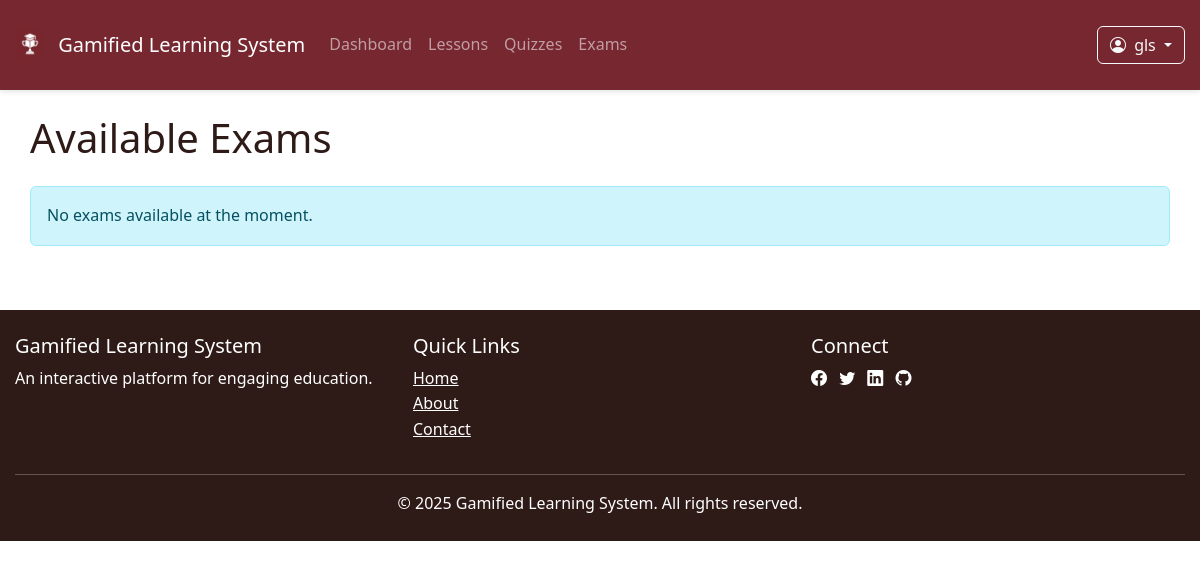
/exams/ (signed in), run on an earlier commit of the app's database.
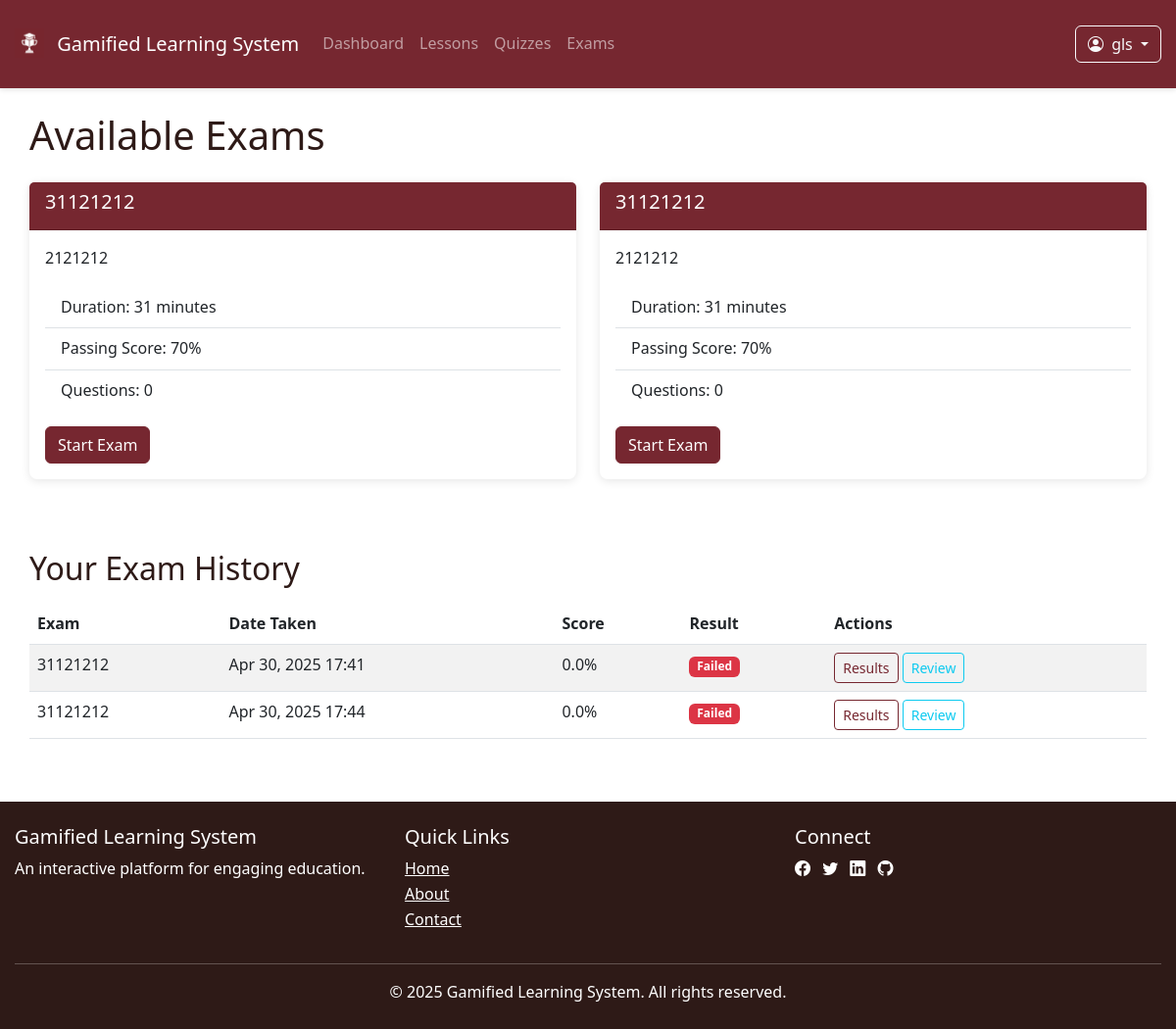
And on a later commit of the database.
### accounts/models.py (models this page shows, shortened)
class User(AbstractUser):
    student_id = models.CharField(max_length=20, unique=True)
    middle_name = models.CharField(max_length=50, blank=True)
    profile_pic = models.ImageField(upload_to=profile_pic_path, blank=True, null=True)
    points = models.IntegerField(default=0)
    level = models.IntegerField(default=1)
    date_joined = models.DateTimeField(auto_now_add=True)
    last_updated = models.DateTimeField(auto_now=True)

### exams/models.py (models this page shows, shortened)
class Exam(models.Model):
    title = models.CharField(max_length=200)
    description = models.TextField()
    duration = models.PositiveIntegerField(help_text="Duration in minutes")
    passing_score = models.PositiveIntegerField(default=70)
    is_active = models.BooleanField(default=True)
    created_at = models.DateTimeField(auto_now_add=True)
    updated_at = models.DateTimeField(auto_now=True)
    shuffle_questions = models.BooleanField(default=False)
    show_results = models.BooleanField(default=True)

class ExamAttempt(models.Model):
    user = models.ForeignKey(get_user_model(), on_delete=models.CASCADE)
    exam = models.ForeignKey(Exam, on_delete=models.CASCADE)
    start_time = models.DateTimeField(auto_now_add=True)
    end_time = models.DateTimeField(null=True, blank=True)
    score = models.FloatField(null=True, blank=True)
    passed = models.BooleanField(default=False)
    completed = models.BooleanField(default=False)

### exams/views.py (the view)
# urls.py: path('', views.exam_list, name='exam_list'),
@login_required
def exam_list(request):
    exams = Exam.objects.filter(is_active=True)
    attempts = ExamAttempt.objects.filter(user=request.user, completed=True).select_related('exam')
    return render(request, 'exams/list.html', {
        'exams': exams,
        'attempts': attempts
    })

### exams/templates/exams/list.html (shortened to what this page needs)
{% extends 'base.html' %}
{% block content %}
<div class="container">
    <h1 class="mb-4">Available Exams</h1>
    {% if not exams.exists %}
        <div class="alert alert-info">No exams available at the moment.</div>
    {% else %}
        <div class="row">
            {% for exam in exams %}
            <div class="col-md-6 mb-4">
                <div class="card exam-card">
                    <div class="card-header bg-primary text-white">
                        <h5>{{ exam.title }}</h5>
                    </div>
                    <div class="card-body">
                        <p>{{ exam.description }}</p>
                        <ul class="list-group list-group-flush mb-3">
                            <li class="list-group-item">Duration: {{ exam.duration }} minutes</li>
                            <li class="list-group-item">Passing Score: {{ exam.passing_score }}%</li>
                            <li class="list-group-item">Questions: {{ exam.exam_questions.count }}</li>
                        </ul>
                        <a href="{% url 'exams:take_exam' exam.id %}" class="btn btn-primary">Start Exam</a>
                    </div>
                </div>
            </div>
            {% endfor %}
        </div>
    {% endif %}
    {% if attempts.exists %}
        <h2 class="mt-5 mb-3">Your Exam History</h2>
        <div class="table-responsive">
            <table class="table table-striped">
                <thead>
                    <tr>
                        <th>Exam</th>
                        <th>Date Taken</th>
                        <th>Score</th>
                        <th>Result</th>
                        <th>Actions</th>
                    </tr>
                </thead>
                <tbody>
                    {% for attempt in attempts %}
                    <tr>
                        <td>{{ attempt.exam.title }}</td>
                        <td>{{ attempt.start_time|date:"M d, Y H:i" }}</td>
                        <td>{{ attempt.score|floatformat:1 }}%</td>
                        <td>
                            {% if attempt.passed %}
                                <span class="badge bg-success">Passed</span>
                            {% else %}
                                <span class="badge bg-danger">Failed</span>
                            {% endif %}
                        </td>
                        <td>
                            <a href="{% url 'exams:exam_results' attempt.id %}" class="btn btn-sm btn-outline-primary">Results</a>
                            {% if attempt.exam.show_results %}
                                <a href="{% url 'exams:review_exam' attempt.id %}" class="btn btn-sm btn-outline-info">Review</a>
                            {% endif %}
                        </td>
                    </tr>
                    {% endfor %}
                </tbody>
            </table>
        </div>
    {% endif %}
</div>
{% endblock %}

### templates/base.html (shortened to what this page needs)
{% load static %}
<!DOCTYPE html>
<html lang="en" data-bs-theme="light">
<head>
    <link href="https://cdn.jsdelivr.net/npm/bootstrap@5.3.0/dist/css/bootstrap.min.css" rel="stylesheet">
    <link rel="stylesheet" href="{% static 'css/base.css' %}">
    <link rel="stylesheet" href="{% static 'css/pwa.css' %}">
</head>
<body>
    {% include 'includes/navbar.html' %}
    <main class="container mt-4">
        {% block content %}{% endblock %}
    </main>
    {% include 'includes/footer.html' %}
    <link rel="stylesheet" href="https://cdn.jsdelivr.net/npm/bootstrap-icons@1.10.0/font/bootstrap-icons.css">
</body>
</html>

### templates/includes/navbar.html (shortened to what this page needs)
{% load static %}
<header>
    <nav class="navbar navbar-expand-lg navbar-dark bg-primary">
        <div class="container">
            <a class="navbar-brand" href="{% url 'index' %}">
                <img src="{% static 'images/logo.png' %}" alt="Logo" width="30" height="30" class="d-inline-block align-top me-2">
                Gamified Learning System
            </a>
            <div class="collapse navbar-collapse" id="navbarNav">
                <ul class="navbar-nav me-auto">
                    <li class="nav-item">
                        <a class="nav-link" href="{% url 'dashboard' %}">Dashboard</a>
                    </li>
                    <li class="nav-item">
                        <a class="nav-link" href="{% url 'lessons:lesson_list' %}">Lessons</a>
                    </li>
                    <li class="nav-item">
                        <a class="nav-link" href="{% url 'quizzes:quiz_list' %}">Quizzes</a>
                    </li>
                    <li class="nav-item">
                        <a class="nav-link" href="{% url 'exams:exam_list' %}">Exams</a>
                    </li>
                </ul>
                <div class="d-flex align-items-center">
                    {% if user.is_authenticated %}
                    <div class="dropdown">
                        <button class="btn btn-outline-light dropdown-toggle" type="button" id="userDropdown" data-bs-toggle="dropdown">
                            <i class="bi bi-person-circle me-1"></i>
                            {{ user.username }}
                        </button>
                    </div>
                    {% else %}
                    <a href="{% url 'accounts:login' %}" class="btn btn-outline-light me-2">Login</a>
                    <a href="{% url 'accounts:register' %}" class="btn btn-light">Register</a>
                    {% endif %}
                </div>
            </div>
        </div>
    </nav>
</header>

### templates/includes/footer.html
<footer class="mt-5">
    <div class="container">
        <div class="row">
            <div class="col-md-4">
                <h5>Gamified Learning System</h5>
                <p>An interactive platform for engaging education.</p>
            </div>
            <div class="col-md-4">
                <h5>Quick Links</h5>
                <ul class="list-unstyled">
                    <li><a href="{% url 'index' %}" class="text-white">Home</a></li>
                    <li><a href="#" class="text-white">About</a></li>
                    <li><a href="#" class="text-white">Contact</a></li>
                </ul>
            </div>
            <div class="col-md-4">
                <h5>Connect</h5>
                <a href="#" class="text-white me-2"><i class="bi bi-facebook"></i></a>
                <a href="#" class="text-white me-2"><i class="bi bi-twitter"></i></a>
                <a href="#" class="text-white me-2"><i class="bi bi-linkedin"></i></a>
                <a href="#" class="text-white"><i class="bi bi-github"></i></a>
            </div>
        </div>
        <hr class="bg-light">
        <div class="text-center">
            <p class="mb-0">&copy; {% now "Y" %} Gamified Learning System. All rights reserved.</p>
        </div>
    </div>
</footer>

### static/css/base.css (style rules this page uses)
:root { --primary-color: #762730; --secondary-color: #92323d; --accent-color: #f7c59f; --light-color: #f8f4f2; --dark-color: #2e1a17; --success-color: #4caf50; --danger-color: #c0392b; --warning-color: #e0a800; --info-color: #5bc0de; }
body { font-family: 'Segoe UI', Tahoma, Geneva, Verdana, sans-serif; line-height: 1.6; color: var(--dark-color); min-height: 100vh; display: flex; flex-direction: column; }
.container { max-width: 1200px; margin: 0 auto; padding: 0 15px; }
.bg-primary { background-color: var(--primary-color) !important; }
.btn-primary { background-color: var(--primary-color) !important; }
.btn-outline-primary { --bs-btn-color: #762730 !important; --bs-btn-border-color: #762730 !important; --bs-btn-hover-color: #fff; --bs-btn-hover-bg: #762730 !important; --bs-btn-hover-border-color: #762730 !important; --bs-btn-focus-shadow-rgb: 13, 110, 253; --bs-btn-active-color: #fff; --bs-btn-active-bg: #762730 !important; --bs-btn-active-border-color: #762730 !important; --bs-btn-active-shadow: inset 0 3px 5px rgba(0, 0, 0, 0.125); --bs-btn-disabled-color: #762730 !important; --bs-btn-disabled-bg: transparent; --bs-btn-disabled-border-color: #762730 !important; --bs-gradient: none; }
header { background-color: var(--primary-color); color: white; padding: 1rem 0; box-shadow: 0 2px 5px rgba(0,0,0,0.1); }
footer { background-color: var(--dark-color); color: white; padding: 1.5rem 0; margin-top: auto; }
.btn-primary { background-color: var(--primary-color); border-color: var(--primary-color); }
.card { border: none; border-radius: 8px; box-shadow: 0 2px 10px rgba(0,0,0,0.1); transition: transform 0.3s ease; }
.navbar { background-color: transparent !important; }

What changed in the data, as far as the page shows it:
added Exam: title "31121212", description "2121212", duration "31", passing_score "70", exam_questions.count "0"
added Exam: title "31121212", description "2121212", duration "31", passing_score "70", exam_questions.count "0"
added ExamAttempt: exam "31121212", start_time "Apr 30, 2025 17:41", score "0.0", passed "Failed", shows "Review"
added ExamAttempt: exam "31121212", start_time "Apr 30, 2025 17:44", score "0.0", passed "Failed", shows "Review"
Also different on the page:
text no longer shown: "No exams available at the moment."
text now shown: "Your Exam History Exam Date Taken Score Result Actions"
